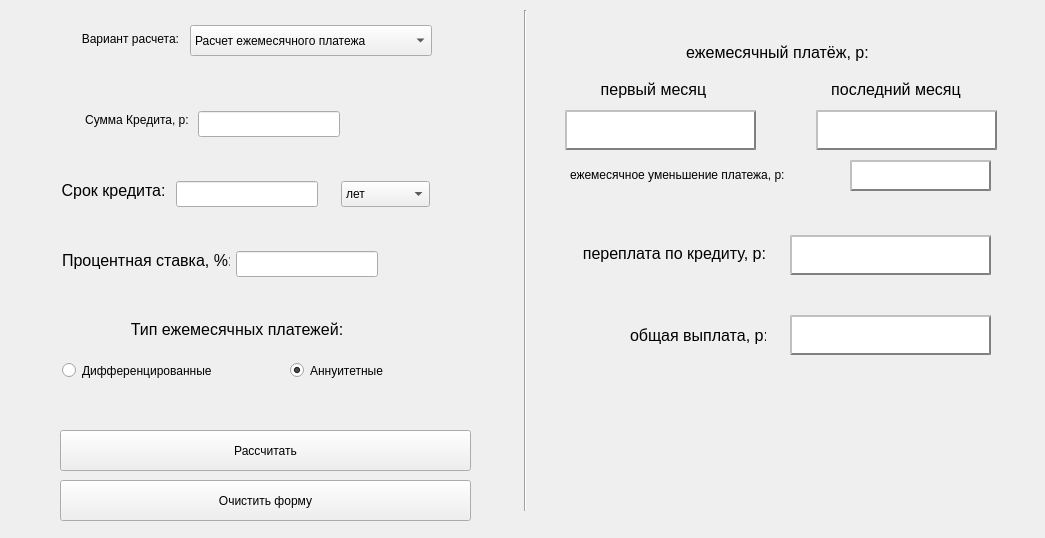
<?xml version="1.0" encoding="UTF-8"?>
<ui version="4.0">
 <class>CreditCalc</class>
 <widget class="QWidget" name="CreditCalc">
  <property name="geometry">
   <rect>
    <x>0</x>
    <y>0</y>
    <width>1045</width>
    <height>538</height>
   </rect>
  </property>
  <property name="windowTitle">
   <string>Form</string>
  </property>
  <widget class="QPushButton" name="pushButton_calculate">
   <property name="geometry">
    <rect>
     <x>60</x>
     <y>430</y>
     <width>411</width>
     <height>41</height>
    </rect>
   </property>
   <property name="styleSheet">
    <string notr="true">QPushButton:pressed{
	background-color: qlinergradient(x1: 0, y1: 0, x2: 0, y2: 1,
								stop: 0 #dadbde, stop: 1#f6f7fa);
}</string>
   </property>
   <property name="text">
    <string>Рассчитать</string>
   </property>
  </widget>
  <widget class="QLabel" name="label_6">
   <property name="geometry">
    <rect>
     <x>562</x>
     <y>32</y>
     <width>431</width>
     <height>41</height>
    </rect>
   </property>
   <property name="text">
    <string>&lt;html&gt;&lt;head/&gt;&lt;body&gt;&lt;p align=&quot;center&quot;&gt;&lt;span style=&quot; font-size:12pt;&quot;&gt;ежемесячный платёж, р:&lt;/span&gt;&lt;/p&gt;&lt;/body&gt;&lt;/html&gt;</string>
   </property>
  </widget>
  <widget class="Line" name="line">
   <property name="geometry">
    <rect>
     <x>510</x>
     <y>10</y>
     <width>31</width>
     <height>501</height>
    </rect>
   </property>
   <property name="orientation">
    <enum>Qt::Vertical</enum>
   </property>
  </widget>
  <widget class="QPushButton" name="pushButton_new_calculate">
   <property name="geometry">
    <rect>
     <x>60</x>
     <y>480</y>
     <width>411</width>
     <height>41</height>
    </rect>
   </property>
   <property name="styleSheet">
    <string notr="true">QPushButton:pressed{
	background-color: qlinergradient(x1: 0, y1: 0, x2: 0, y2: 1,
								stop: 0 #dadbde, stop: 1#f6f7fa);
}</string>
   </property>
   <property name="text">
    <string>Очистить форму</string>
   </property>
  </widget>
  <widget class="QLabel" name="label">
   <property name="geometry">
    <rect>
     <x>60</x>
     <y>30</y>
     <width>119</width>
     <height>18</height>
    </rect>
   </property>
   <property name="text">
    <string>Вариант расчета:</string>
   </property>
   <property name="alignment">
    <set>Qt::AlignRight|Qt::AlignTrailing|Qt::AlignVCenter</set>
   </property>
  </widget>
  <widget class="QComboBox" name="calc_option">
   <property name="geometry">
    <rect>
     <x>190</x>
     <y>25</y>
     <width>242</width>
     <height>31</height>
    </rect>
   </property>
   <item>
    <property name="text">
     <string>Расчет ежемесячного платежа</string>
    </property>
   </item>
  </widget>
  <widget class="QLabel" name="label_2">
   <property name="geometry">
    <rect>
     <x>61</x>
     <y>111</y>
     <width>131</width>
     <height>18</height>
    </rect>
   </property>
   <property name="text">
    <string>Сумма Кредита, р: </string>
   </property>
   <property name="alignment">
    <set>Qt::AlignRight|Qt::AlignTrailing|Qt::AlignVCenter</set>
   </property>
  </widget>
  <widget class="QLineEdit" name="summa">
   <property name="geometry">
    <rect>
     <x>198</x>
     <y>111</y>
     <width>142</width>
     <height>26</height>
    </rect>
   </property>
   <property name="alignment">
    <set>Qt::AlignCenter</set>
   </property>
  </widget>
  <widget class="QLabel" name="label_3">
   <property name="geometry">
    <rect>
     <x>61</x>
     <y>181</y>
     <width>109</width>
     <height>20</height>
    </rect>
   </property>
   <property name="text">
    <string>&lt;html&gt;&lt;head/&gt;&lt;body&gt;&lt;p&gt;&lt;span style=&quot; font-size:12pt;&quot;&gt;Срок кредита: &lt;/span&gt;&lt;/p&gt;&lt;/body&gt;&lt;/html&gt;</string>
   </property>
   <property name="alignment">
    <set>Qt::AlignRight|Qt::AlignTrailing|Qt::AlignVCenter</set>
   </property>
  </widget>
  <widget class="QComboBox" name="period">
   <property name="geometry">
    <rect>
     <x>341</x>
     <y>181</y>
     <width>89</width>
     <height>26</height>
    </rect>
   </property>
   <item>
    <property name="text">
     <string>лет</string>
    </property>
   </item>
   <item>
    <property name="text">
     <string>месяцев</string>
    </property>
   </item>
  </widget>
  <widget class="QLineEdit" name="term">
   <property name="geometry">
    <rect>
     <x>176</x>
     <y>181</y>
     <width>142</width>
     <height>26</height>
    </rect>
   </property>
   <property name="alignment">
    <set>Qt::AlignCenter</set>
   </property>
  </widget>
  <widget class="QLabel" name="label_4">
   <property name="geometry">
    <rect>
     <x>62</x>
     <y>251</y>
     <width>168</width>
     <height>20</height>
    </rect>
   </property>
   <property name="text">
    <string>&lt;html&gt;&lt;head/&gt;&lt;body&gt;&lt;p&gt;&lt;span style=&quot; font-size:12pt;&quot;&gt;Процентная ставка, %:&lt;/span&gt;&lt;/p&gt;&lt;/body&gt;&lt;/html&gt;</string>
   </property>
   <property name="alignment">
    <set>Qt::AlignRight|Qt::AlignTrailing|Qt::AlignVCenter</set>
   </property>
  </widget>
  <widget class="QLineEdit" name="percent">
   <property name="geometry">
    <rect>
     <x>236</x>
     <y>251</y>
     <width>142</width>
     <height>26</height>
    </rect>
   </property>
   <property name="alignment">
    <set>Qt::AlignCenter</set>
   </property>
  </widget>
  <widget class="QLabel" name="label_5">
   <property name="geometry">
    <rect>
     <x>130</x>
     <y>320</y>
     <width>214</width>
     <height>20</height>
    </rect>
   </property>
   <property name="text">
    <string>&lt;html&gt;&lt;head/&gt;&lt;body&gt;&lt;p align=&quot;center&quot;&gt;&lt;span style=&quot; font-size:12pt;&quot;&gt;Тип ежемесячных платежей:&lt;/span&gt;&lt;/p&gt;&lt;/body&gt;&lt;/html&gt;</string>
   </property>
   <property name="alignment">
    <set>Qt::AlignRight|Qt::AlignTrailing|Qt::AlignVCenter</set>
   </property>
  </widget>
  <widget class="QLabel" name="label_7">
   <property name="geometry">
    <rect>
     <x>600</x>
     <y>80</y>
     <width>107</width>
     <height>20</height>
    </rect>
   </property>
   <property name="text">
    <string>&lt;html&gt;&lt;head/&gt;&lt;body&gt;&lt;p align=&quot;center&quot;&gt;&lt;span style=&quot; font-size:12pt;&quot;&gt;первый месяц&lt;/span&gt;&lt;/p&gt;&lt;/body&gt;&lt;/html&gt;</string>
   </property>
  </widget>
  <widget class="QLabel" name="payment_first">
   <property name="geometry">
    <rect>
     <x>565</x>
     <y>110</y>
     <width>191</width>
     <height>40</height>
    </rect>
   </property>
   <property name="styleSheet">
    <string notr="true">QLabel {
	background-color : white;
	color : black;
	border-style: outset;
	border-width: 2px;
    border-color: Gray;
}</string>
   </property>
   <property name="text">
    <string>&lt;html&gt;&lt;head/&gt;&lt;body&gt;&lt;p align=&quot;center&quot;&gt;&lt;br/&gt;&lt;/p&gt;&lt;/body&gt;&lt;/html&gt;</string>
   </property>
   <property name="alignment">
    <set>Qt::AlignCenter</set>
   </property>
  </widget>
  <widget class="QLabel" name="label_8">
   <property name="geometry">
    <rect>
     <x>830</x>
     <y>80</y>
     <width>132</width>
     <height>20</height>
    </rect>
   </property>
   <property name="text">
    <string>&lt;html&gt;&lt;head/&gt;&lt;body&gt;&lt;p align=&quot;center&quot;&gt;&lt;span style=&quot; font-size:12pt;&quot;&gt;последний месяц&lt;/span&gt;&lt;/p&gt;&lt;/body&gt;&lt;/html&gt;</string>
   </property>
  </widget>
  <widget class="QLabel" name="payment_last">
   <property name="geometry">
    <rect>
     <x>816</x>
     <y>110</y>
     <width>181</width>
     <height>40</height>
    </rect>
   </property>
   <property name="styleSheet">
    <string notr="true">QLabel {
	background-color : white;
	color : black;
	border-style: outset;
	border-width: 2px;
    border-color: Gray;
}</string>
   </property>
   <property name="text">
    <string>&lt;html&gt;&lt;head/&gt;&lt;body&gt;&lt;p&gt;&lt;br/&gt;&lt;/p&gt;&lt;/body&gt;&lt;/html&gt;</string>
   </property>
   <property name="alignment">
    <set>Qt::AlignCenter</set>
   </property>
  </widget>
  <widget class="QLabel" name="label_9">
   <property name="geometry">
    <rect>
     <x>580</x>
     <y>244</y>
     <width>186</width>
     <height>20</height>
    </rect>
   </property>
   <property name="text">
    <string>&lt;html&gt;&lt;head/&gt;&lt;body&gt;&lt;p align=&quot;right&quot;&gt;&lt;span style=&quot; font-size:12pt;&quot;&gt;переплата по кредиту, р:&lt;/span&gt;&lt;/p&gt;&lt;/body&gt;&lt;/html&gt;</string>
   </property>
  </widget>
  <widget class="QLabel" name="overpayment_show">
   <property name="geometry">
    <rect>
     <x>790</x>
     <y>235</y>
     <width>201</width>
     <height>40</height>
    </rect>
   </property>
   <property name="styleSheet">
    <string notr="true">QLabel {
	background-color : white;
	color : black;
	border-style: outset;
	border-width: 2px;
    border-color: Gray;
}</string>
   </property>
   <property name="text">
    <string>&lt;html&gt;&lt;head/&gt;&lt;body&gt;&lt;p align=&quot;center&quot;&gt;&lt;br/&gt;&lt;/p&gt;&lt;/body&gt;&lt;/html&gt;</string>
   </property>
   <property name="alignment">
    <set>Qt::AlignCenter</set>
   </property>
  </widget>
  <widget class="QLabel" name="label_11">
   <property name="geometry">
    <rect>
     <x>630</x>
     <y>326</y>
     <width>136</width>
     <height>20</height>
    </rect>
   </property>
   <property name="text">
    <string>&lt;html&gt;&lt;head/&gt;&lt;body&gt;&lt;p align=&quot;right&quot;&gt;&lt;span style=&quot; font-size:12pt;&quot;&gt;общая выплата, р:&lt;/span&gt;&lt;/p&gt;&lt;/body&gt;&lt;/html&gt;</string>
   </property>
  </widget>
  <widget class="QLabel" name="total_payment_show">
   <property name="geometry">
    <rect>
     <x>790</x>
     <y>315</y>
     <width>201</width>
     <height>40</height>
    </rect>
   </property>
   <property name="styleSheet">
    <string notr="true">QLabel {
	background-color : white;
	color : black;
	border-style: outset;
	border-width: 2px;
    border-color: Gray;
}</string>
   </property>
   <property name="text">
    <string>&lt;html&gt;&lt;head/&gt;&lt;body&gt;&lt;p align=&quot;center&quot;&gt;&lt;br/&gt;&lt;/p&gt;&lt;/body&gt;&lt;/html&gt;</string>
   </property>
   <property name="alignment">
    <set>Qt::AlignCenter</set>
   </property>
  </widget>
  <widget class="QRadioButton" name="differentiat">
   <property name="geometry">
    <rect>
     <x>62</x>
     <y>355</y>
     <width>190</width>
     <height>31</height>
    </rect>
   </property>
   <property name="text">
    <string>Дифференцированные</string>
   </property>
  </widget>
  <widget class="QRadioButton" name="annuity">
   <property name="geometry">
    <rect>
     <x>290</x>
     <y>350</y>
     <width>119</width>
     <height>41</height>
    </rect>
   </property>
   <property name="text">
    <string>Аннуитетные</string>
   </property>
   <property name="checked">
    <bool>true</bool>
   </property>
  </widget>
  <widget class="QLabel" name="label_10">
   <property name="geometry">
    <rect>
     <x>570</x>
     <y>165</y>
     <width>281</width>
     <height>20</height>
    </rect>
   </property>
   <property name="text">
    <string>ежемесячное уменьшение платежа, р:</string>
   </property>
  </widget>
  <widget class="QLabel" name="payment_decrease">
   <property name="geometry">
    <rect>
     <x>850</x>
     <y>160</y>
     <width>141</width>
     <height>31</height>
    </rect>
   </property>
   <property name="styleSheet">
    <string notr="true">QLabel {
	background-color : white;
	color : black;
	border-style: outset;
	border-width: 2px;
    border-color: Gray;
}</string>
   </property>
   <property name="text">
    <string>&lt;html&gt;&lt;head/&gt;&lt;body&gt;&lt;p&gt;&lt;br/&gt;&lt;/p&gt;&lt;/body&gt;&lt;/html&gt;</string>
   </property>
   <property name="alignment">
    <set>Qt::AlignCenter</set>
   </property>
  </widget>
 </widget>
 <resources/>
 <connections/>
</ui>
